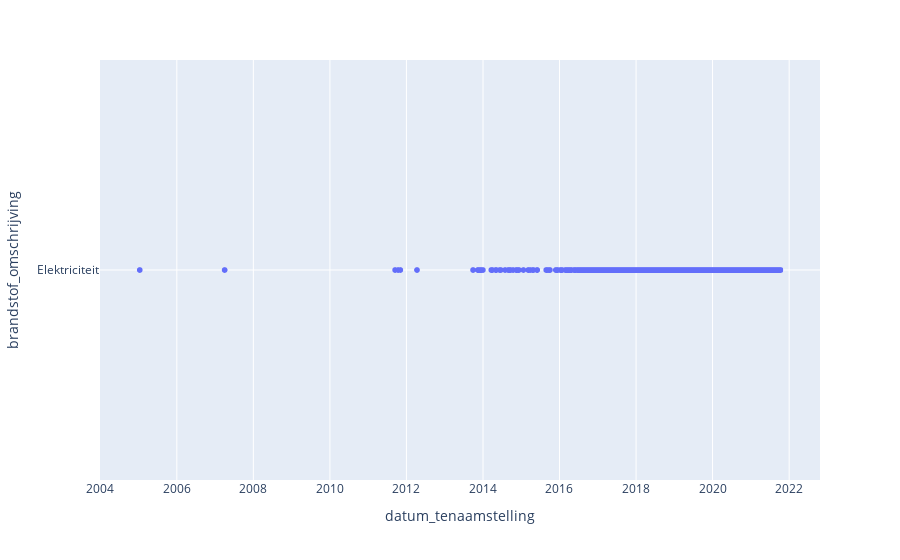

Notebook code for this chart:
### Code cell
import plotly.express as px

fig = px.scatter(df_clean[df_clean["brandstof_omschrijving"] == "Elektriciteit"] , x = "datum_tenaamstelling", y = "brandstof_omschrijving")
fig.show()

### Figure 1 — Plotly figure (JSON) as saved in the notebook; plotly's stock layout.template omitted (floating-point values rounded to 4 significant figures; data arrays with more than 128 entries replaced by an {"elided": "..."} marker saying what was removed)
{"data": [{"hovertemplate": "datum_tenaamstelling=%{x}<br>brandstof_omschrijving=%{y}<extra></extra>", "legendgroup": "", "marker": {"color": "#636efa", "symbol": "circle"}, "mode": "markers", "name": "", "showlegend": false, "type": "scattergl", "x": {"elided": "26230 str values"}, "xaxis": "x", "y": {"elided": "26230 str values"}, "yaxis": "y"}], "layout": {"legend": {"tracegroupgap": 0}, "margin": {"t": 60}, "xaxis": {"anchor": "y", "domain": [0.0, 1.0], "title": {"text": "datum_tenaamstelling"}}, "yaxis": {"anchor": "x", "domain": [0.0, 1.0], "title": {"text": "brandstof_omschrijving"}}}}
